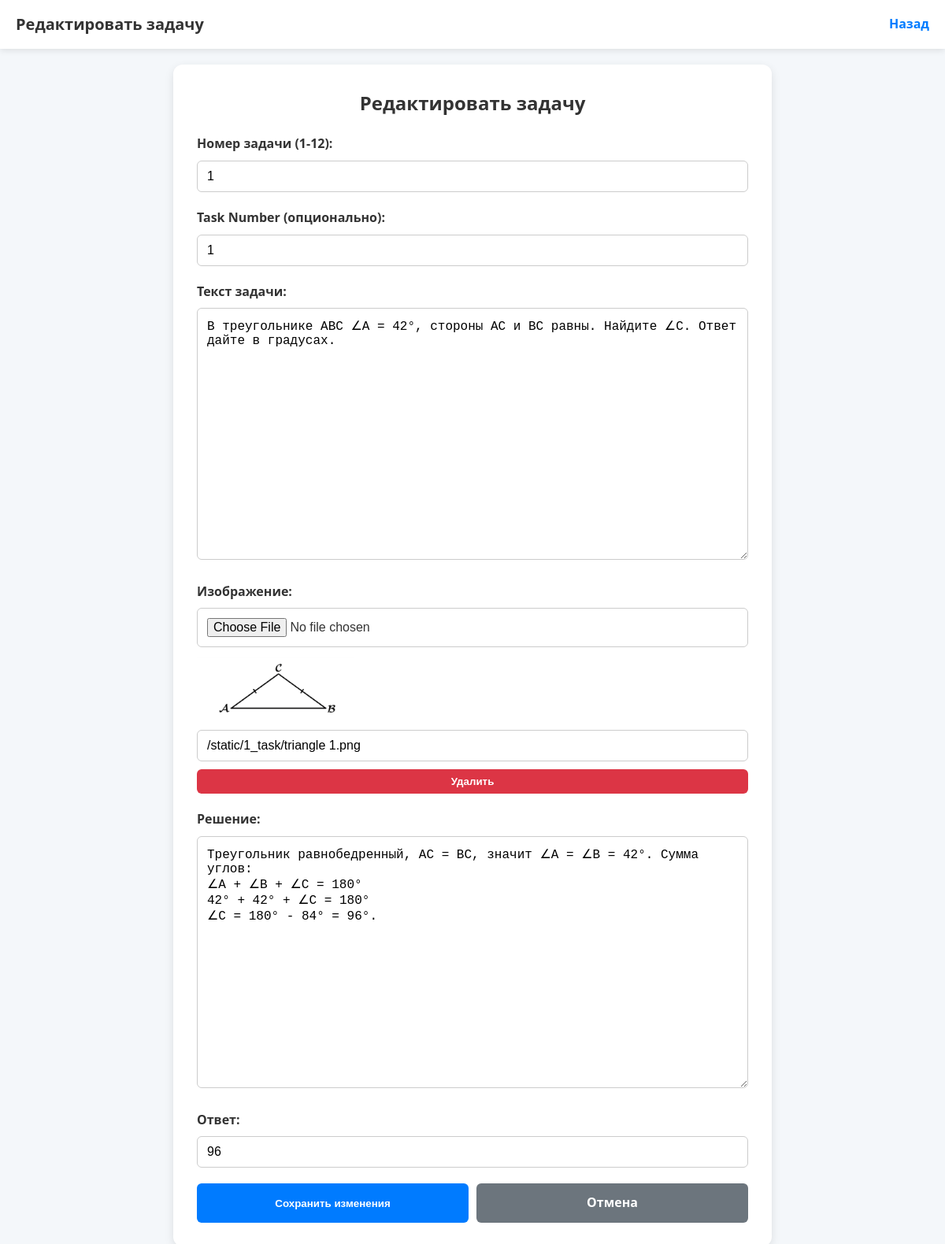
Screenshot of /adm_7f3k9p2/edit_task.php?id=3282&filter_number=0&sort_by=number&sort_order=ASC (signed in) with the database file from the repository.
### tables this page shows
CREATE TABLE "tasks_app_task" ("id" integer NOT NULL PRIMARY KEY AUTOINCREMENT, "number" integer NOT NULL, "problem" text NOT NULL, "image" varchar(255) NULL, "solution" text NOT NULL, "answer" varchar(50) NOT NULL, "task_number" integer NULL);

### adm_7f3k9p2/edit_task.php (the view, shortened to what this page needs)
<?php
require_once 'config.php';
$task = null;
if (isset($_GET['id'])) {
    $stmt = $db->prepare('SELECT * FROM tasks_app_task WHERE id = ?');
    $stmt->execute([$_GET['id']]);
    $task = $stmt->fetch(PDO::FETCH_ASSOC);
}
$cancel_params = [
    'filter_number' => isset($_GET['filter_number']) ? (int)$_GET['filter_number'] : 0,
    'sort_by' => isset($_GET['sort_by']) ? $_GET['sort_by'] : 'number',
    'sort_order' => isset($_GET['sort_order']) ? $_GET['sort_order'] : 'ASC'
];
if (isset($_GET['id'])) {
    $cancel_params['scroll_to'] = $_GET['id'];
}
$cancel_query_string = http_build_query($cancel_params);
$cancel_url = ADMIN_PATH . '/admin.php?' . $cancel_query_string;
?>
<!DOCTYPE html>
<html lang="ru">
<head>
</head>
<body>
    <div class="header">
        <h1><?php echo isset($task) ? 'Редактировать задачу' : 'Добавить задачу'; ?></h1>
        <a href="<?php echo ADMIN_PATH; ?>/admin.php">Назад</a>
    </div>
    <div class="container">
        <div class="form-container">
            <h2><?php echo isset($task) ? 'Редактировать задачу' : 'Добавить задачу'; ?></h2>
            <form method="POST" enctype="multipart/form-data" onsubmit="return confirm('Вы уверены, что хотите сохранить изменения?');">
                <div class="form-group">
                    <label for="number">Номер задачи (1-12):</label>
                    <input type="number" name="number" id="number" value="<?php echo htmlspecialchars($task['number'] ?? ''); ?>" min="1" max="12" required>
                </div>
                <div class="form-group">
                    <label for="task_number">Task Number (опционально):</label>
                    <input type="number" name="task_number" id="task_number" value="<?php echo htmlspecialchars($task['task_number'] ?? ''); ?>">
                </div>
                <div class="form-group">
                    <label for="problem">Текст задачи:</label>
                    <textarea name="problem" id="problem" required><?php echo htmlspecialchars($task['problem'] ?? ''); ?></textarea>
                </div>
                <div class="form-group">
                    <label for="image">Изображение:</label>
                    <input type="file" name="image" id="image" accept="image/*">
                    <?php if (isset($task['image']) && $task['image']): ?>
                        <div>
                            <img src="<?php echo htmlspecialchars($task['image']); ?>" alt="Current Image">
                            <input type="text" name="image_path" id="image_path" value="<?php echo htmlspecialchars($task['image']); ?>" style="margin-top: 10px;">
                            <button type="submit" name="delete_image" class="delete-image-btn" onclick="return confirm('Вы уверены, что хотите удалить изображение?');">Удалить</button>
                        </div>
                    <?php endif; ?>
                </div>
                <div class="form-group">
                    <label for="solution">Решение:</label>
                    <textarea name="solution" id="solution" required><?php echo htmlspecialchars($task['solution'] ?? ''); ?></textarea>
                </div>
                <div class="form-group">
                    <label for="answer">Ответ:</label>
                    <input type="text" name="answer" id="answer" value="<?php echo htmlspecialchars($task['answer'] ?? ''); ?>" required>
                </div>
                <div class="form-actions">
                    <button type="submit"><?php echo isset($task) ? 'Сохранить изменения' : 'Добавить задачу'; ?></button>
                    <a href="<?php echo htmlspecialchars($cancel_url); ?>" class="cancel-btn">Отмена</a>
                </div>
            </form>
        </div>
    </div>
</body>
</html>

### adm_7f3k9p2/edit_task.php (style rules this page uses)
* { box-sizing: border-box; margin: 0; padding: 0; }
body { font-family: 'Segoe UI', Tahoma, Geneva, Verdana, sans-serif; background: #f4f7fa; color: #333; line-height: 1.6; }
.header { background: #ffffff; box-shadow: 0 2px 8px rgba(0,0,0,0.1); padding: 15px 20px; display: flex; justify-content: space-between; align-items: center; }
.header h1 { font-size: 20px; color: #333; }
.header a { color: #007bff; text-decoration: none; font-weight: bold; transition: color 0.3s; }
.container { max-width: 800px; margin: 20px auto; padding: 0 20px; }
.form-container { background: #ffffff; padding: 30px; border-radius: 12px; box-shadow: 0 4px 12px rgba(0,0,0,0.1); }
.form-container h2 { color: #333; margin-bottom: 20px; font-size: 24px; font-weight: 600; text-align: center; }
.form-group { margin-bottom: 20px; }
.form-group label { display: block; margin-bottom: 8px; font-weight: bold; color: #333; }
.form-group input, .form-group textarea { width: 100%; padding: 12px; border: 1px solid #ccc; border-radius: 6px; font-size: 16px; transition: border-color 0.3s; }
.form-group textarea { height: 320px; resize: vertical; }
.form-group input[type="text"], .form-group input[type="number"] { height: 40px; }
.form-group img { max-width: 200px; height: auto; border-radius: 6px; margin-top: 10px; display: block; }
.form-group .delete-image-btn { background: #dc3545; color: white; padding: 8px 15px; border: none; border-radius: 6px; cursor: pointer; margin-top: 10px; font-weight: bold; transition: background 0.3s; }
.form-group button { background: #007bff; color: white; padding: 12px 20px; border: none; border-radius: 6px; cursor: pointer; font-weight: bold; transition: background 0.3s; width: 100%; }
.form-actions { display: flex; gap: 10px; margin-top: 20px; }
.form-actions button, .form-actions a { flex: 1; text-align: center; padding: 12px; border-radius: 6px; font-weight: bold; transition: background 0.3s; text-decoration: none; }
.form-actions button { background: #007bff; color: white; border: none; cursor: pointer; }
.form-actions .cancel-btn { background: #6c757d; color: white; }

### rows the page displays
tasks_app_task: number "1", task_number "1", problem "В треугольнике ABC ∠A = 42°, стороны AC и BC равны. Найдите ∠C. Ответ дайте в градусах.", image (picture), image_path "/static/1_task/triangle 1.png", solution "Треугольник равнобедренный, AC = BC, значит ∠A = ∠B = 42°. Сумма углов: ∠A + ∠B + ∠C = 180° 42° + 42° + ∠C = 180° ∠C = 180° - 84° = 96°.", answer "96"
